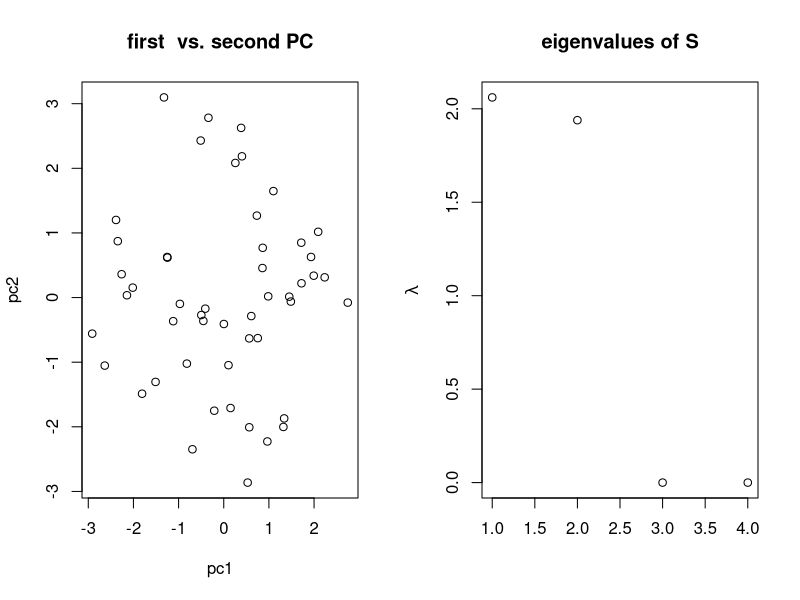
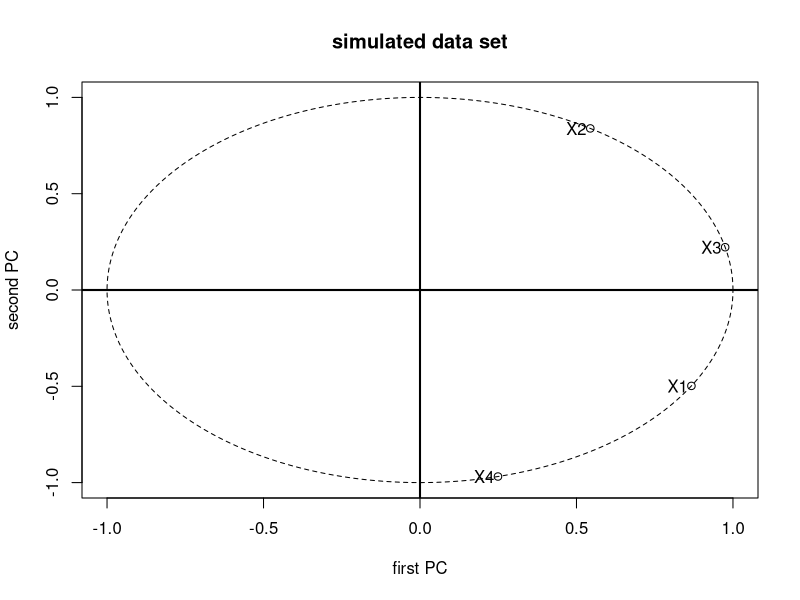

Here is the R script that generated these plots, in order:
# clear cache and close windows
rm(list=ls(all=TRUE))
graphics.off()

# fix pseudo random numbers
set.seed(1)

u   = matrix(runif(100), ncol = 2);
a   = cbind(c(1,0), c(0,1), c(1,1), c(1, -1));
x   = u %*% a;                     # generate the random data set
x   = scale(x);
n   = nrow(x);
tmp = eigen(cov(x), symmetric = TRUE);
e   = tmp$values;
v   = tmp$vectors;                 # spectral analysis
tmp = cbind(e,t(v))[order(-e),];
e   = tmp[,1];
v   = t(tmp[,2:5]);

print("eigenvalues and proportions of explained variance");
print(t(cbind(e,(e/sum(e)),(cumsum(e)/sum(e)))));
print("2 eigenvectors")
print(t(v[,1:2]));

y   = x %*% v;                     # principal components
x12 = y[,1:2];

op = par(mfrow = c(1,2));
plot(x12, main = "first  vs. second PC", xlab = "pc1", ylab = "pc2");
plot(cbind(c(1:4),e), main = "eigenvalues of S", xlab = "", ylab = expression(lambda));
# screeplot of eigenvalues
par(mfrow = c(1,1),ask = dev.interactive(orNone = TRUE))
r = cor(cbind(y,x));
r = r[5:8,1:2];                  # correlations between variables and pc's
ucircle = cbind(cos((0:360)/180*3.14159),sin((0:360)/180*3.14159));
xline = cbind(c(-1.1,1.1),c(0,0));
yline = cbind(c(0,0),c(-1.1,1.1));
dev.new()
plot(ucircle, type = "n", main = "simulated data set", xlab = "first PC", ylab = "second PC");
lines(ucircle, lty = "dashed");
lines(xline, lwd = 2);
lines(yline, lwd = 2);
points(r);
text(r, c("X1","X2","X3","X4"), adj = 1.2);
par(op);
